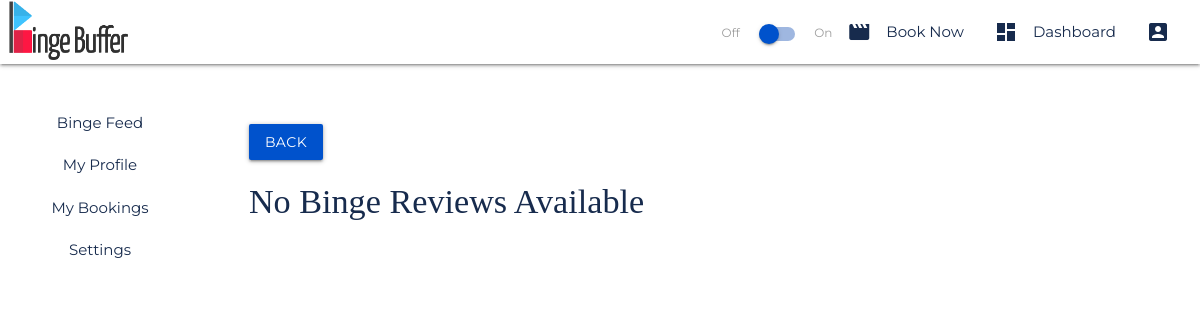
Page /dashboard/managereview/ (signed in) on the earlier database version.
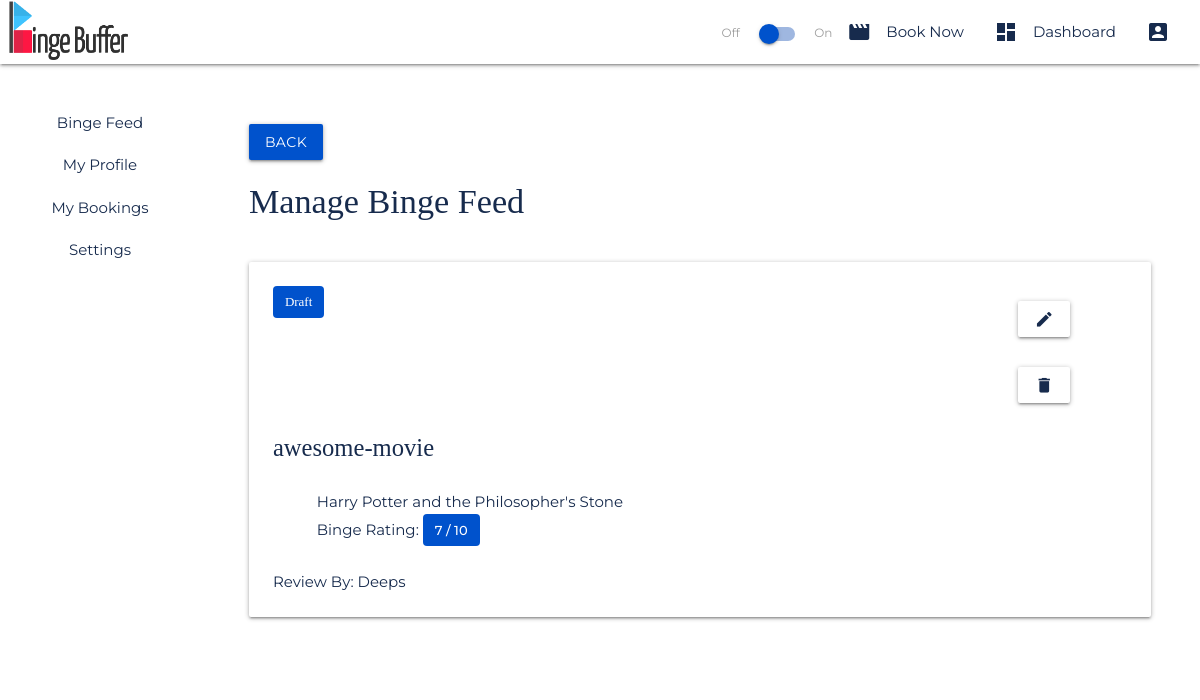
Same page on the later database version.
### dashboard/models.py (models this page shows, shortened)
class MovieReview(models.Model):
    id = models.UUIDField(primary_key=True, default=uuid.uuid4, editable=False)
    user = models.ForeignKey(User, on_delete=models.CASCADE, default=None)
    movie_id = models.CharField(max_length=30)
    movie_posterpath = models.CharField(max_length=30, default=None)
    movie_backdroppath = models.CharField(max_length=30, default=None)
    movie_name = models.CharField(max_length=30)
    movie_rating = models.IntegerField()
    movie_review = models.CharField(max_length=1000)
    review_title = models.CharField(max_length=100, default=None)
    review_slug = models.SlugField(default=None)
    review_public_status = models.BooleanField(default=False)
    review_hash = models.CharField(max_length=200)

### dashboard/views.py (the view)
# urls.py: path('managereview/', views.dashboard_managereview, name='managereview'),
@login_required(login_url="/accounts/login")
def dashboard_managereview(request):
    reviews = MovieReview.objects.filter(user=request.user)
    return render(request, 'dashboard/dashboard_managereview.html' , {'reviews': reviews, 'editMode': False})

### templates/dashboard/dashboard_managereview.html
{% extends 'dashboard/dashboard_home.html' %} {% block dashboardcontent %}
<div class="fluid-container">
  <div class="row mt-2">
    {% if editMode %}
    <a href="{% url 'dashboard:managereview' %}" class="btn bg-primary left"
      >Back</a
    >
    {% else %}
    <a href="{% url 'dashboard:feed' %}" class="btn bg-primary left">Back</a>
    {% endif %}
  </div>
  {% if editMode == False %}
  <div class="row">
    {% if reviews|length > 0 %}
    <h4 class="text-secondary">
      Manage Binge Feed
    </h4>
    {% else %}
    <h4 class="text-secondary">
      No Binge Reviews Available
    </h4>
    {% endif %}
  </div>
  {% endif %}
  <div class="row">
    <div class="col s12">
      <div class="row">
        {% if editMode %}
        <div class="card-panel text-secondary bg-nav">
          <h5>Edit your Binge Review</h5>
          <div class="row mb-0">
            <form
              class="col s12"
              action="{% url 'dashboard:updatereview' reviewId=review.id %}"
              method="POST"
            >
              {% csrf_token %}
              <div class="row mb-0">
                <div class="input-field col l6 m6 s12">
                  <input
                    id="review-title"
                    type="text"
                    name="reviewTitle"
                    required
                    value="{{review.review_title }}"
                  />
                  <label for="review-title">Movie Review Title</label>
                </div>
                <div class="input-field col l6 m6 s12">
                  <input
                    id="review-slug"
                    type="text"
                    name="reviewSlug"
                    required
                    disabled
                    value="{{review.review_slug}}"
                  />
                  <span class="helper-text">Movie Review Slug</span>
                </div>
              </div>
              <div class="row mb-0">
                <div class="input-field col l6 m6 s12">
                  <p id="auto-movie-name">
                    {{review.movie_name}}
                  </p>
                </div>
                <div class="input-field col l6 m6 s12">
                  <p class="range-field">
                    <label
                      for="movie-rating"
                      style="margin-bottom: 0.6rem; display: block;"
                      >Movie Rating</label
                    >
                    <input
                      type="range"
                      id="movie-rating"
                      min="0"
                      max="10"
                      name="movieRating"
                      required
                      value="{{review.movie_rating}}"
                    />
                  </p>
                </div>
              </div>
              <div class="row mb-0">
                <div class="input-field col s12">
                  <textarea
                    id="textarea1"
                    class="materialize-textarea"
                    placeholder="Write your review here ..."
                    maxlength="1000"
                    name="movieReview"
                    required
                  >
  {{review.movie_review}}</textarea
                  >
                  <label for="textarea1">Review</label>
                </div>
              </div>
              <div class="row mb-0">
                <div class="input-field col l6 m6 s12">
                  <div class="switch">
                    <label>
                      Draft
                      <input type="checkbox" id="edit-review-status-switch" />
                      <span class="lever"></span>
                      Publish
                    </label>
                  </div>
                </div>
                <div class="col l6 m6 s12">
                  <div
                    class="chips chips-placeholder"
                    id="edit-review-chips"
                  ></div>
                  <input
                    type="hidden"
                    name="reviewHashTags"
                    id="edit-review-hashtags"
                    value="{{review.review_hash}}"
                  />
                  <input
                    type="hidden"
                    name="reviewPublicStatus"
                    id="edit-review-public-status"
                    value="{{review.review_public_status}}"
                  />
                </div>
              </div>
              <div class="mt-1 bg-nav right">
                <a
                  href="{% url 'dashboard:managereview' %}"
                  class="bg-secondary btn-flat"
                  >Cancel</a
                >
                <input type="submit" class="bg-primary btn" value="Save" />
              </div>
            </form>
          </div>
        </div>
        {% else %} {% for review in reviews %}
        <div class="card-panel text-secondary bg-nav">
          <div class="row mb-0">
            <div class="col s6">
              {% if review.review_public_status %}
              <h5 class="chip" style="margin: 0;">
                Published
              </h5>
              {% else %}
              <h5 class="chip" style="margin: 0;">
                Draft
              </h5>
              {% endif %}
            </div>
            <div class="col s2 offset-s3 offset-l4 offset-m4">
              <a
                href="{% url 'dashboard:editreview' reviewId=review.id %}"
                class="bg-nav btn text-secondary m-1"
                ><i class="material-icons text-secondary">edit</i></a
              >
              <a
                href="{% url 'dashboard:deletereview' reviewId=review.id %}"
                class="bg-nav btn text-secondary m-1"
              >
                <i class="material-icons text-secondary">delete</i>
              </a>
            </div>
          </div>
          <div class="row">
            <h5 class="col s12 text-secondary mb-2">
              {{review.review_title}}
            </h5>
            <div class="fluid-container">
              <div class="col s12">
                {{review.movie_name}}
              </div>
              <div class="col s12">
                Binge Rating:
                <span class="chip">
                  {{review.movie_rating}} / 10
                </span>
              </div>
            </div>
          </div>
          <div class="row mb-0">
            <div class="col s6 text-secondary">
              Review By: {{review.user | title}}
            </div>
          </div>
        </div>
        {% endfor %} {% endif %}
      </div>
    </div>
  </div>
</div>
{% endblock %}

Differences in the rows shown:
added MovieReview: review_public_status "Draft", review_title "awesome-movie", movie_name "Harry Potter and the Philosopher's Stone", movie_rating "7", user "Deeps"
Other differences:
text no longer shown: "No Binge Reviews Available"
text now shown: "Manage Binge Feed"
